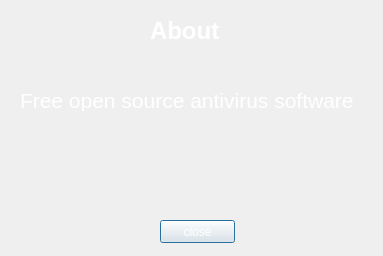
<?xml version="1.0" encoding="UTF-8"?>
<ui version="4.0">
 <class>AboutDialog</class>
 <widget class="QDialog" name="AboutDialog">
  <property name="geometry">
   <rect>
    <x>0</x>
    <y>0</y>
    <width>383</width>
    <height>256</height>
   </rect>
  </property>
  <property name="windowTitle">
   <string>Dialog</string>
  </property>
  <property name="styleSheet">
   <string notr="true">background-image: url(:/images/background.png);</string>
  </property>
  <widget class="QLabel" name="label">
   <property name="geometry">
    <rect>
     <x>150</x>
     <y>20</y>
     <width>81</width>
     <height>21</height>
    </rect>
   </property>
   <property name="font">
    <font>
     <pointsize>18</pointsize>
     <weight>75</weight>
     <bold>true</bold>
    </font>
   </property>
   <property name="styleSheet">
    <string notr="true">color: rgb(255, 255, 255);
background-image: url(:/images/background.png);</string>
   </property>
   <property name="text">
    <string>About</string>
   </property>
  </widget>
  <widget class="QPushButton" name="pushButton">
   <property name="geometry">
    <rect>
     <x>160</x>
     <y>220</y>
     <width>75</width>
     <height>23</height>
    </rect>
   </property>
   <property name="styleSheet">
    <string notr="true">color: rgb(255, 255, 255);

</string>
   </property>
   <property name="text">
    <string>close</string>
   </property>
  </widget>
  <widget class="QLabel" name="label_2">
   <property name="geometry">
    <rect>
     <x>20</x>
     <y>90</y>
     <width>341</width>
     <height>21</height>
    </rect>
   </property>
   <property name="font">
    <font>
     <pointsize>16</pointsize>
    </font>
   </property>
   <property name="styleSheet">
    <string notr="true">color: rgb(255, 255, 255);
background-image: url(:/images/background.png);</string>
   </property>
   <property name="text">
    <string>Free open source antivirus software</string>
   </property>
  </widget>
 </widget>
 <resources/>
 <connections/>
</ui>
